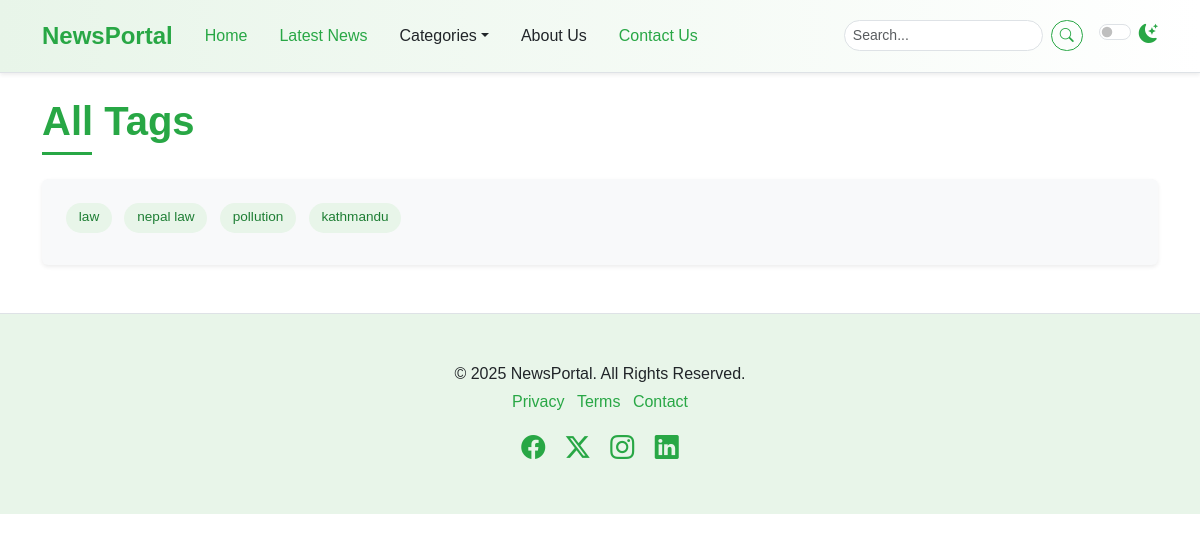
The page /tag-list/ on the database as committed earlier.
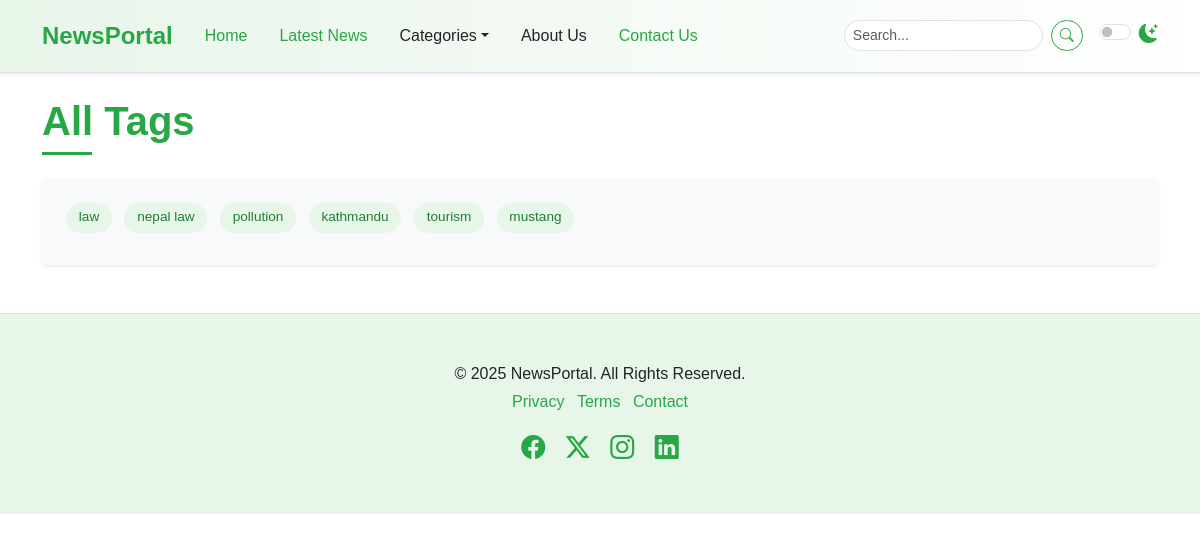
The same page on the database as committed later.
### newspaper/models.py (models this page shows, shortened)
class TimeStampModel(models.Model):
    created_at = models.DateTimeField(auto_now_add=True)
    updated_at = models.DateTimeField(auto_now=True)
    class Meta:
        abstract = True  # Don't create table in DB

class Tag(TimeStampModel):
    name = models.CharField(max_length=100)

### newspaper/views.py (the view)
# urls.py: path("tag-list/", views.TagListView.as_view(), name="tag-list"),
class TagListView(ListView):
    model = Tag
    template_name = "newsportal/tags.html"
    context_object_name = "tags"

### newspaper/nav.py (called while the page is built)
def navigation(request):
    categories = Category.objects.all()[:4]
    return {"categories": categories}

### templates/newsportal/tags.html
{% extends "newsportal/base.html" %}
{% block content %}
  <div class="container mt-4 mb-5">
    <h1 class="mb-4 section-title">
      <span>All Tags</span>
    </h1>
    <div class="p-4 rounded bg-light shadow-sm tag-cloud-container">
      <div class="article-tags">
        {% for tag in tags %}
          <a href="tag.html">{{ tag.name }}</a>
        {% endfor %}
      </div>
    </div>
  </div>
{% endblock content %}

### templates/newsportal/base.html (shortened to what this page needs)
{% load static %}
<!DOCTYPE html>
<html lang="en" data-bs-theme="light">
  <head>
    <link href="{% static 'css/bootstrap.min.css' %}" rel="stylesheet" />
    <link rel="stylesheet" href="{% static 'fonts/bootstrap-icons/bootstrap-icons.min.css' %}" />
    <link rel="stylesheet" href="{% static 'css/style.css' %}" />
  </head>
  <body>
    {% include "newsportal/nav.html" %}
    {% block content %}
    {% endblock content %}
    {% include "newsportal/footer.html" %}
  </body>
</html>

### templates/newsportal/nav.html (shortened to what this page needs)
<nav class="navbar navbar-expand-lg sticky-top elegant-navbar">
  <div class="container">
    <a class="navbar-brand fw-bold" href="/">NewsPortal</a>
    <div class="collapse navbar-collapse" id="navbarNavDropdown">
      <ul class="navbar-nav me-auto mb-2 mb-lg-0">
        <li class="nav-item">
          <a class="nav-link active" aria-current="page" href="/">Home</a>
        </li>
        <li class="nav-item">
          <a class="nav-link" href="{% url 'post-list' %}">Latest News</a>
        </li>
        <li class="nav-item dropdown">
          <a class="nav-link dropdown-toggle"
             href="#"
             role="button"
             data-bs-toggle="dropdown"
             aria-expanded="false">Categories</a>
        </li>
        <li class="nav-item">
          <a class="nav-link" href="about.html">About Us</a>
        </li>
        <li class="nav-item">
          <a class="nav-link" href="{% url 'contact' %}">Contact Us</a>
        </li>
      </ul>
      <form class="d-flex me-3" role="search">
        <input class="form-control form-control-sm me-2"
               type="search"
               placeholder="Search..."
               aria-label="Search" />
        <button class="btn btn-outline-success btn-sm" type="submit">
          <i class="bi bi-search"></i>
        </button>
      </form>
      <div class="form-check form-switch">
        <input class="form-check-input"
               type="checkbox"
               role="switch"
               id="darkModeSwitch" />
        <label class="form-check-label" for="darkModeSwitch">
          <i class="bi bi-moon-stars-fill"></i>
        </label>
      </div>
    </div>
  </div>
</nav>

### templates/newsportal/footer.html
<footer class="py-5 mt-5 elegant-footer">
  <div class="container text-center">
    <p class="mb-1">&copy; 2025 NewsPortal. All Rights Reserved.</p>
    <ul class="list-inline">
      <li class="list-inline-item">
        <a href="#">Privacy</a>
      </li>
      <li class="list-inline-item">
        <a href="#">Terms</a>
      </li>
      <li class="list-inline-item">
        <a href="#">Contact</a>
      </li>
    </ul>
    <div class="social-icons mt-3">
      <a href="#" class="text-decoration-none me-3"><i class="bi bi-facebook fs-4"></i></a>
      <a href="#" class="text-decoration-none me-3"><i class="bi bi-twitter-x fs-4"></i></a>
      <a href="#" class="text-decoration-none me-3"><i class="bi bi-instagram fs-4"></i></a>
      <a href="#" class="text-decoration-none"><i class="bi bi-linkedin fs-4"></i></a>
    </div>
  </div>
</footer>

### static/css/style.css (style rules this page uses)
:root { --primary-green: #28a745; --light-green: #e8f5e9; --dark-green: #1e7e34; --accent-green: #5cb85c; --text-color-light: #212529; --text-color-dark: #f8f9fa; --bg-light: #ffffff; --bg-dark: #212529; --card-bg-light: #ffffff; --card-bg-dark: #343a40; --border-color-light: #dee2e6; --border-color-dark: #495057; --shadow-sm: 0 0.125rem 0.25rem rgba(0, 0, 0, 0.075); --shadow: 0 0.5rem 1rem rgba(0, 0, 0, 0.15); --transition-speed: 0.3s ease; }
body { font-family: "Poppins", sans-serif; background-color: var(--bg-light); color: var(--text-color-light); transition: background-color var(--transition-speed), color var(--transition-speed); }
.elegant-navbar { background: linear-gradient( to right, var(--light-green), #ffffff ); border-bottom: 1px solid var(--border-color-light); box-shadow: var(--shadow-sm); padding-top: 0.8rem; padding-bottom: 0.8rem; }
.elegant-navbar .navbar-brand { color: var(--primary-green); font-size: 1.5rem; transition: color var(--transition-speed); }
.elegant-navbar .nav-link { color: var(--text-color-light); font-weight: 500; transition: color var(--transition-speed); margin: 0 0.5rem; }
.elegant-navbar .nav-link:hover, .elegant-navbar .nav-link.active { color: var(--primary-green); }
.elegant-navbar .form-control { border-radius: 20px; border-color: var(--border-color-light); background-color: var(--bg-light); color: var(--text-color-light); }
.elegant-navbar .btn-outline-success { border-color: var(--primary-green); color: var(--primary-green); border-radius: 20px; transition: background-color var(--transition-speed), color var(--transition-speed); }
.elegant-navbar .form-check-label i { color: var(--primary-green); font-size: 1.2rem; }
.section-title { position: relative; padding-bottom: 10px; margin-bottom: 20px; font-weight: 600; color: var(--primary-green); }
.section-title span { position: relative; z-index: 1; background-color: var(--bg-light); padding-right: 10px; }
.section-title::after { content: ""; position: absolute; left: 0; bottom: 0; width: 50px; height: 3px; background-color: var(--primary-green); }
.elegant-footer { background-color: var(--light-green); border-top: 1px solid var(--border-color-light); color: var(--text-color-light); }
.elegant-footer a { color: var(--primary-green); text-decoration: none; transition: color var(--transition-speed); }
.elegant-footer .social-icons a { color: var(--primary-green); transition: color var(--transition-speed), transform var(--transition-speed); }
.btn-outline-success { color: var(--primary-green); border-color: var(--primary-green); transition: background-color var(--transition-speed), color var(--transition-speed); }
.article-tags a { display: inline-block; background-color: var(--light-green); color: var(--dark-green); padding: 0.3rem 0.8rem; margin-right: 0.5rem; margin-bottom: 0.5rem; border-radius: 15px; font-size: 0.85rem; text-decoration: none; transition: background-color var(--transition-speed), color var(--transition-speed); }

Rows that differ between the two databases and show on the page:
added Tag: name "tourism"
added Tag: name "mustang"
